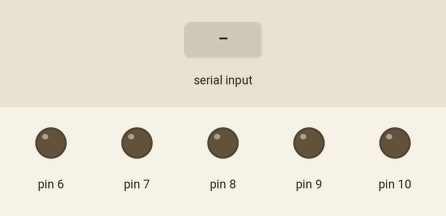
The sketch below on a simulated Arduino Uno, built with avr-gcc and run on an emulated ATmega328P. Parts: output pins drawn as LEDs (lit = HIGH). Dashed ring = blinking. The inputs (shaded band) are chosen by the test bench.

Above: at 1.2 s.
1.3 s: "A" received over Serial
At 2.1 s:
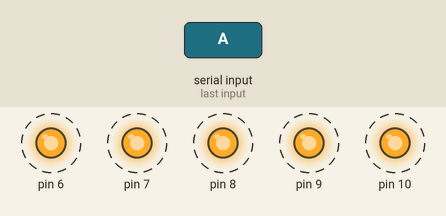
4.3 s: "B" received over Serial
7.3 s: "C" received over Serial
At 9.6 s:
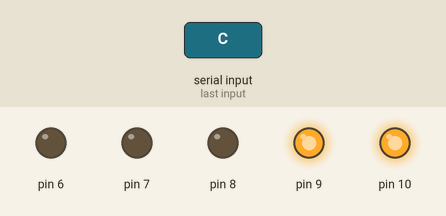
10.3 s: "D" received over Serial
At 12.7 s:
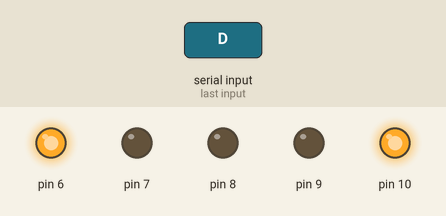
13.3 s: "E" received over Serial
At 14.2 s:
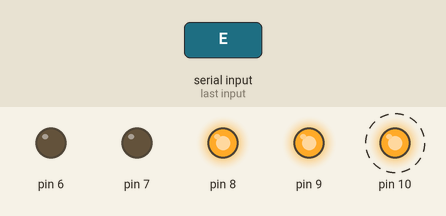
16.3 s: "X" received over Serial
At 17.6 s:
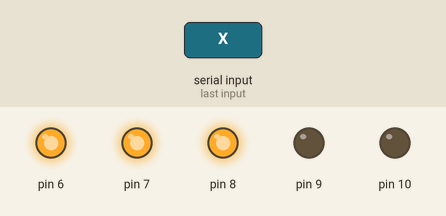
Timing chart, 0 to 19.3 s (numbered marks = the images above; inputs shaded):
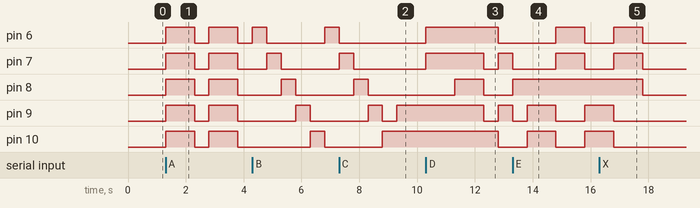

Measured:
- after the input at 1.3 s, pin 6–10: alternates HIGH for 1.0 s and LOW for 0.50 s, starting at once
- after the input at 7.3 s, pin 6: goes on until 7.3 s, then stays LOW; pin 7: goes on until 7.8 s, then stays LOW; pin 10: goes on until 8.8 s, then stays HIGH
- after the input at 10.3 s, pin 9: HIGH → LOW after 2.0 s, → HIGH 0.50 s later; pin 10: HIGH → LOW after 2.5 s
- after the input at 13.3 s, pin 8: goes on until 13.3 s, then stays HIGH
- after the input at 16.3 s, pin 6, pin 7: goes on until 17.8 s, then stays LOW; pin 8: HIGH → LOW after 1.5 s; pin 9, pin 10: goes on until 16.8 s, then stays LOW

The sketch:

led_danching.ino
```cpp
char sms = 0;
int i;
int k;


void setup()

{

for(i=6;i<11;i++)

{
pinMode(i, OUTPUT);

}


Serial.begin(9600);
}

void loop()


{

 if(Serial.available() != 0)
{
  sms = Serial.read();

}


if(sms =='A')
{


digitalWrite(10, HIGH);
digitalWrite(8, HIGH);
digitalWrite(9, HIGH);
digitalWrite(7, HIGH);
digitalWrite(6, HIGH);
delay(1000);
digitalWrite(10, LOW);
digitalWrite(8, LOW);
digitalWrite(9, LOW);
digitalWrite(7, LOW);
digitalWrite(6, LOW);
delay(500);

  }


if(sms =='B')
{
// bailou:
for(i=6;i<11;i++)

{

digitalWrite(i, HIGH);
delay(500);
digitalWrite(i, LOW);


}
//goto bailou;
}


if(sms =='C')
{
  //balout:
digitalWrite(10, HIGH);
digitalWrite(9, HIGH);
delay(1000);


digitalWrite(6, HIGH);
digitalWrite(7, HIGH);
 delay(1000);

digitalWrite(8, HIGH);
delay(1000);

digitalWrite(10, LOW);
digitalWrite(8, LOW);
digitalWrite(9, LOW);
digitalWrite(7, LOW);
digitalWrite(6, LOW);
//goto balout;
  }


if(sms =='D')
{
  //blout:
 digitalWrite(8, LOW);
digitalWrite(10, HIGH);
digitalWrite(6, HIGH);
 delay(500);

digitalWrite(9, HIGH);
digitalWrite(7, HIGH);
digitalWrite(10, LOW);
digitalWrite(6, LOW);
delay(500);

digitalWrite(8, HIGH);


digitalWrite(9, LOW);
digitalWrite(7, LOW);
digitalWrite(10, LOW);
digitalWrite(6, LOW);
delay(500);


//goto blout;

  }


if(sms =='E')
{
  //bout:
digitalWrite(10, HIGH);
digitalWrite(9, HIGH);
digitalWrite(8, HIGH);
delay(1000);
digitalWrite(10, LOW);
digitalWrite(9, LOW);
digitalWrite(8, HIGH);
digitalWrite(7, HIGH);
digitalWrite(6, HIGH);
delay(1000);

digitalWrite(10, LOW);
digitalWrite(8, LOW);
digitalWrite(9, LOW);
digitalWrite(7, LOW);
digitalWrite(6, LOW);
//goto bout;
  }


if(sms =='X')
{
digitalWrite(10, LOW);
digitalWrite(8, LOW);
digitalWrite(9, LOW);
digitalWrite(7, LOW);
digitalWrite(6, LOW);

}


}
```
